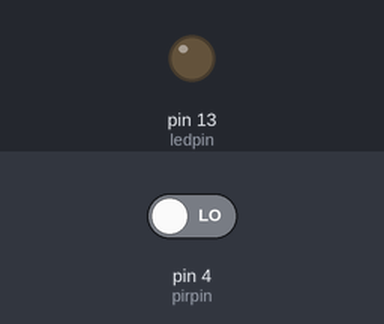
A sketch run on a simulated Arduino Uno, built with avr-gcc and run on an emulated ATmega328P. Parts: output pins drawn as LEDs (lit = HIGH). The inputs (shaded band) are chosen by the test bench; at power-on: pin 4 (pirpin) LOW. What the sketch prints to the serial monitor is not drawn.

Above: at 3.2 s.
3.3 s: pin 4 (pirpin) driven HIGH
At 4.6 s:
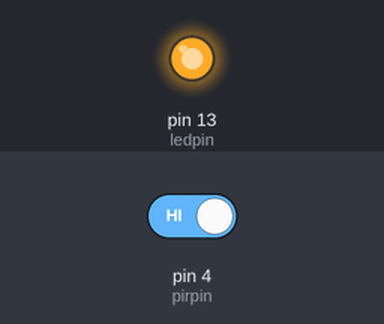
Timing chart, 0 to 6.3 s (numbered marks = the images above; inputs shaded):
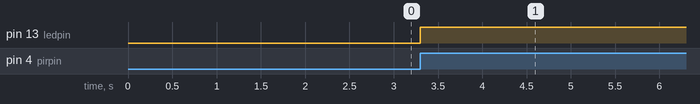

The sketch:

_2_led_pir.ino
```cpp
// written by Edwin Cheung

// This is a free software protected by the creative commons license

// This is for as is use and there may be bugs and other issues.

// map variable names to pins on the microcontroller
int ledpin = 13; //D7
int pirpin = 4;  //D2

// initialize variable for PIR status
int val = 0;

void setup(){
  Serial.begin(115200);
  delay(2000);
  pinMode(ledpin,OUTPUT);
  pinMode(pirpin,INPUT);
}

void loop() {
  val = digitalRead(pirpin); // check status of motion sensor
  Serial.println(val);
  if(val == HIGH){           // if motion is detected
    Serial.println("Motion Detected!");

    // light up the LED
    digitalWrite(ledpin,HIGH);

    // wait 10 seconds before rearming motion detector
    delay(10000);

    // turn off LED
    digitalWrite(ledpin,LOW);
  }
}
```

Measured:
- after the input at 3.3 s, pin 13 (ledpin): LOW → HIGH at once
